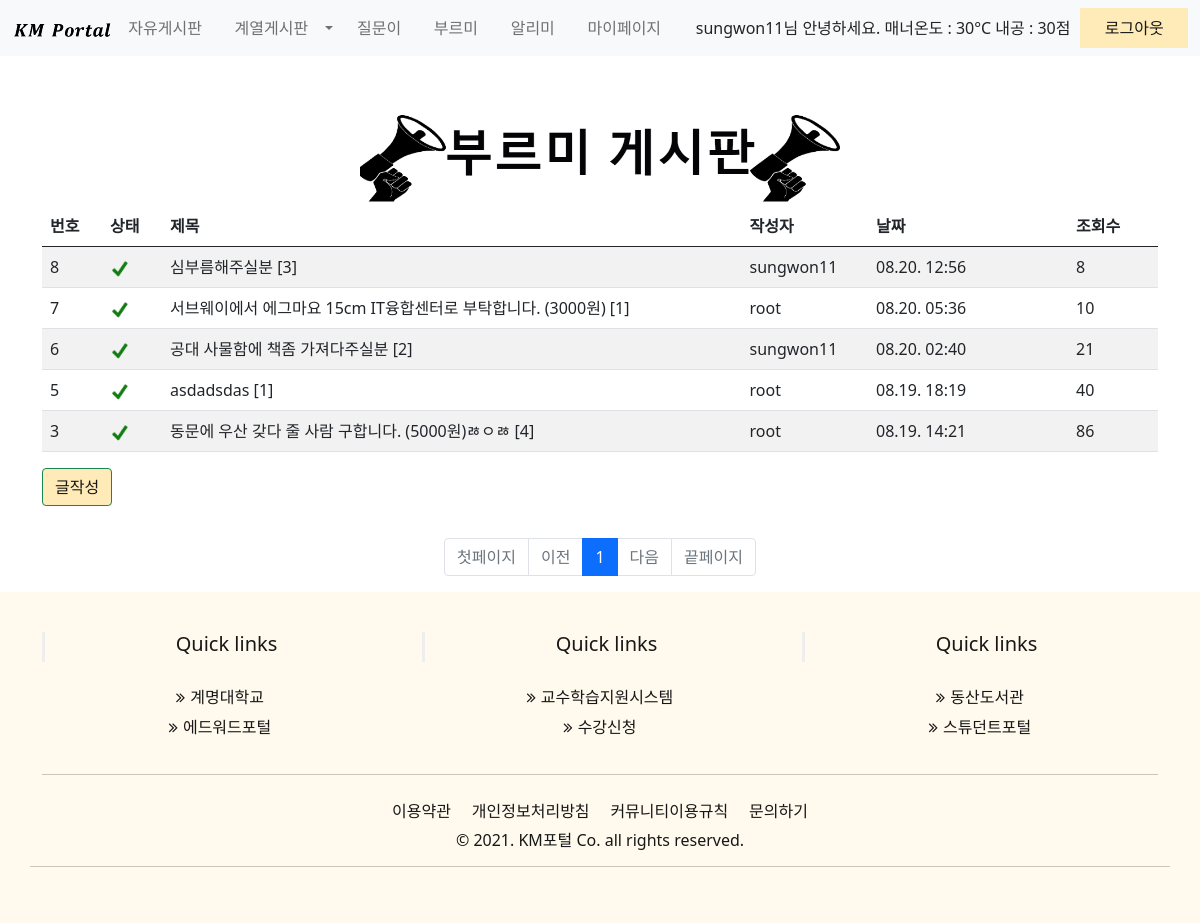
Screenshot of /boormiboard/ (signed in) with the database file from the repository.
### log_app/models.py (models this page shows)
class CustomUser(AbstractUser):
    naegong = models.IntegerField(default=0, null=True)
    manner = models.IntegerField(default=0, null=True)
    def __str__(self):
        return self.username

### boormiBoard/models.py (models this page shows, shortened)
class BoormiPost(models.Model):
    title = models.CharField(max_length=200)
    content = models.TextField()
    user = models.ForeignKey(CustomUser, on_delete=models.DO_NOTHING, null=True)
    date = models.DateTimeField()
    hits = models.PositiveIntegerField(default=0)
    comments = models.PositiveIntegerField(verbose_name='댓글수', null=True)
    complete = models.BooleanField(default=False)

### boormiBoard/views.py (the view)
# urls.py: path('', views.index, name='index'),
def index(request): # 수정함 : context url free 추가 함수이름 free추가 postList, postNum Post >> FreePosting 변경
    postList = BoormiPost.objects.all().order_by('-id')
    postNum = BoormiPost.objects.count()
    page = request.GET.get('page', '1')
    paginator = Paginator(postList, '10')
    page_obj = paginator.page(page)
    context = {'postList': postList ,'postNum':postNum,'page_obj':page_obj,'url':'boormiboard','boardname':'부르미'}
    return render(request, 'boormi/list.html', context)

### templates/boormi/list.html (shortened to what this page needs)
{% extends 'main.html' %}
{% block content %}
    <div class="board_title">
        <center><img src="/static/images/board/boormiboard.png" id='board_img'></center>
    </div>
<div class="container">
    <form id="boardForm" name="boardForm" method="POST">
        <table class="table table-striped table-hover">
            <thead>
                <tr>
                    <th style="width:60px;">번호</th>
                    <th style="width:60px;">상태</th>
                    <th>제목</th>
                    <th>작성자</th>
                    <th style="width:200px;">날짜</th>
                    <th style="width:90px;">조회수</th>
                </tr>
            </thead>
            {% if page_obj %}
            <tbody>
  		        {% for post in page_obj %}
                    <tr style = "cursor:pointer;" onClick = " location.href='/{{url}}/{{ post.id }}/' " onMouseOver = " indow.status = '/{{url}}/{{ post.id }}/' " onMouseOut = " window.status = '' " >
                        <td>{{post.id}}</td>
                        <td>
                            {% if post.complete %}
                            <img src="/static/images/check.png" style="width:20px; height:20px;">
                            {% else %}
                            <img src="/static/images/minus.png" style="width:20px; height:20px;">
                            {% endif %}
                        </td>
                        <td>{{ post.title }}
                            {% if post.comments %}
                                <span>[{{ post.comments }}]</span>
                            {% endif %}
                        </td>
                        <td>{{ post.user }}</td>
                        <td>{{ post.date|date:'m.d. H:i'  }}</td>
                        <td>{{ post.hits }}</td>
                    </tr>
  		         {% endfor %}
 		    {% else %}
		<tr>
  			<td>게시물이 없습니다.</td>
		</tr>
		{% endif %}
            </tbody>
        </table>
        <div>
            {% if user.is_authenticated %}
        <a href="write/" class="btn btn-success"  style="background-color: #ffebb8; color: #171717;">글작성</a>
            {% else %}
            <a href="{% url 'log_app:Login' %}" class="btn btn-success"  style="background-color: #ffebb8; color: #171717;">글작성</a>
            {% endif %}
        </div>
    </form>
    <div id="paging">
        <ul class="pagination justify-content-center" style="margin-top: 2rem;">
            {% if page_obj.has_previous %}
            <li class="page-item">
                <a class="page-link" href="?&page=1">첫페이지</a>
            </li>
            <li class="page-item">
                <a class="page-link" href="?&page={{ page_obj.previous_page_number }}">이전</a>
            </li>
            {% else %}
            <li class="page-item disabled">
                <a class="page-link" href="?&page=1">첫페이지</a>
            </li>
            <li class="page-item disabled">
                <a class="page-link" tabindex="-1" aria-disabled="true" href="#">이전</a>
            </li>
            {% endif %}
            {% for page_number in page_obj.paginator.page_range %}
            {% if page_number < page_obj.number|add:3 and page_number > page_obj.number|add:-3 %}
                {% if page_number == page_obj.number %}
                <li class="page-item active" aria-current="page">
                    <a class="page-link" href="?&page={{ page_number }}">{{ page_number }}</a>
                </li>
                {% else %}
                <li class="page-item">
                    <a class="page-link" href="?&page={{ page_number }}">{{ page_number }}</a>
                </li>
                {% endif %}
            {% elif page_number < page_obj.number|add:4 and page_number > page_obj.number|add:-4 %}
            <li class="page-item">
                <a class="page-link" href="#">...</a>
            </li>
            {% endif %}
            {% endfor %}
            {% if page_obj.has_next %}
            <li class="page-item">
                <a class="page-link" href="?&page={{ page_obj.next_page_number }}">다음</a>
            </li>
            <li class="page-item">
                <a class="page-link" href="?&page={{ page_obj.paginator.num_pages }}">끝페이지</a>
            </li>
            {% else %}
            <li class="page-item disabled">
                <a class="page-link" tabindex="-1" aria-disabled="true" href="#">다음</a>
            </li>
            <li class="page-item disabled">
                <a class="page-link" tabindex="-1" aria-disabled="true" href="#">끝페이지</a>
            </li>
            {% endif %}
        </ul>
    </div>
</div>
{% endblock %}

### templates/header.html (shortened to what this page needs)
{% load static %}
<nav class="navbar navbar-expand-lg navbar-light bg-light">
  <div class="container-fluid">
      <a href="/"><img src="/static/images/KMportal.png"></a>
    <div class="collapse navbar-collapse" id="navbarSupportedContent">
      <ul class="navbar-nav me-auto mb-2 mb-lg-0">
        <li class="nav-item">
          <a class="nav-link" id="freeB" aria-current="page" href="{% url 'board:free_index' %}">&nbsp&nbsp자유게시판&nbsp&nbsp</a>
        </li>
        <li class="nav-item dropdown">
          <a class="nav-link dropdown-toggle " id="lineB" onclick='active' href="#" id="navbarDropdown" role="button" data-bs-toggle="dropdown" aria-expanded="false">
            &nbsp&nbsp계열게시판&nbsp&nbsp
          </a>
        </li>
                  <li class="nav-item">
          <a class="nav-link " id="qnaB" onclick='' href="{% url 'qnaBoard:index' %}">&nbsp&nbsp질문이&nbsp&nbsp</a>
        </li>
                  <li class="nav-item">
          <a class="nav-link " id="boormB" onclick='' href="{% url 'boormiBoard:index' %}">&nbsp&nbsp부르미&nbsp&nbsp</a>
        </li>
                  <li class="nav-item">
          <a class="nav-link " id="newsB" onclick='' href="{% url 'news:index' %}">&nbsp&nbsp알리미&nbsp&nbsp</a>
        </li>
            {% if user.is_authenticated %}
        <li class="nav-item">
          <a class="nav-link " id="myB" onclick='' href="{% url 'my_page:modify' %}">&nbsp&nbsp마이페이지&nbsp&nbsp</a>
        </li>
            {% endif %}
      </ul>
      <form class="d-flex">
                         {% if user.is_authenticated %}
          <div style="display:flex; align-items:center;">
               <p style="margin:0;"> {{user.username}}님 안녕하세요. 매너온도 : {{user.manner}}°C 내공 : {{user.naegong}}점</p>
          </div>
          <a class="nav-link btn-primary" style="background-color: #ffebb8; color: #171717; margin-left:10px;" href="{% url 'log_app:Logout' %}">&nbsp&nbsp로그아웃&nbsp&nbsp</a>
        {% endif %}
      </form>
    </div>
  </div>
</nav>

### static/css/board_pre.css (style rules this page uses)
a, a:hover, a:visited a:active, a:focus { color: #131313; text-decoration: none; }

### static/css/common.css (style rules this page uses)
body { padding-top: 60px; }
.navbar { position: fixed; width: 100%; display: block; z-index: 100; left: 0; top: 0; }
.btn-primary { background-color: #fffaed; color: #171717; }

### templates/main.html (style rules this page uses)
#board_img { width: 40% ; height: auto; }

### templates/boormi/list.html (style rules this page uses)
.board_title { margin-top : 50px; }

### rows the page displays
CustomUser: username "sungwon11", manner "30", naegong "30"
BoormiPost: id "8", complete True (drawn), title "심부름해주실분", comments "3", user "sungwon11", date "08.20. 12:56", hits "8"
BoormiPost: id "7", complete True (drawn), title "서브웨이에서 에그마요 15cm IT융합센터로 부탁합니다. (3000원)", comments "1", user "root", date "08.20. 05:36", hits "10"
BoormiPost: id "6", complete True (drawn), title "공대 사물함에 책좀 가져다주실분", comments "2", user "sungwon11", date "08.20. 02:40", hits "21"
BoormiPost: id "5", complete True (drawn), title "asdadsdas", comments "1", user "root", date "08.19. 18:19", hits "40"
BoormiPost: id "3", complete True (drawn), title "동문에 우산 갖다 줄 사람 구합니다. (5000원)ㅀㅇㅀ", comments "4", user "root", date "08.19. 14:21", hits "86"

### other values shown
{{ page_number }} "1"
